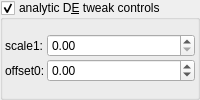
    <widget class="MyGroupBox" name="groupCheck_analyticDE_enabled_false">
     <property name="title">
      <string>analytic D&amp;E tweak controls</string>
     </property>
     <property name="checkable">
      <bool>true</bool>
     </property>
     <layout class="QVBoxLayout" name="verticalLayout_13" stretch="0">
      <property name="spacing">
       <number>2</number>
      </property>
      <property name="leftMargin">
       <number>2</number>
      </property>
      <property name="topMargin">
       <number>2</number>
      </property>
      <property name="rightMargin">
       <number>2</number>
      </property>
      <property name="bottomMargin">
       <number>2</number>
      </property>
      <item>
       <layout class="QGridLayout" name="gridLayout_5" columnstretch="0,1">
        <property name="spacing">
         <number>2</number>
        </property>
        <item row="0" column="1">
         <widget class="MyDoubleSpinBox" name="spinbox_analyticDE_scale_1">
          <property name="sizePolicy">
           <sizepolicy hsizetype="Minimum" vsizetype="Maximum">
            <horstretch>0</horstretch>
            <verstretch>0</verstretch>
           </sizepolicy>
          </property>
          <property name="prefix">
           <string/>
          </property>
          <property name="suffix">
           <string/>
          </property>
          <property name="decimals">
           <number>2</number>
          </property>
          <property name="minimum">
           <double>0.000000000000000</double>
          </property>
          <property name="maximum">
           <double>99.989999999999995</double>
          </property>
          <property name="singleStep">
           <double>0.100000000000000</double>
          </property>
         </widget>
        </item>
        <item row="1" column="1">
         <widget class="MyDoubleSpinBox" name="spinbox_analyticDE_offset_0">
          <property name="sizePolicy">
           <sizepolicy hsizetype="Minimum" vsizetype="Maximum">
            <horstretch>0</horstretch>
            <verstretch>0</verstretch>
           </sizepolicy>
          </property>
          <property name="prefix">
           <string/>
          </property>
          <property name="suffix">
           <string/>
          </property>
          <property name="decimals">
           <number>2</number>
          </property>
          <property name="minimum">
           <double>-99.989999999999995</double>
          </property>
          <property name="maximum">
           <double>99.989999999999995</double>
          </property>
          <property name="singleStep">
           <double>0.100000000000000</double>
          </property>
         </widget>
        </item>
        <item row="0" column="0">
         <widget class="QLabel" name="label_182">
          <property name="text">
           <string>scale1:</string>
          </property>
         </widget>
        </item>
        <item row="1" column="0">
         <widget class="QLabel" name="label_177">
          <property name="text">
           <string>offset0:</string>
          </property>
         </widget>
        </item>
       </layout>
      </item>
     </layout>
    </widget>
